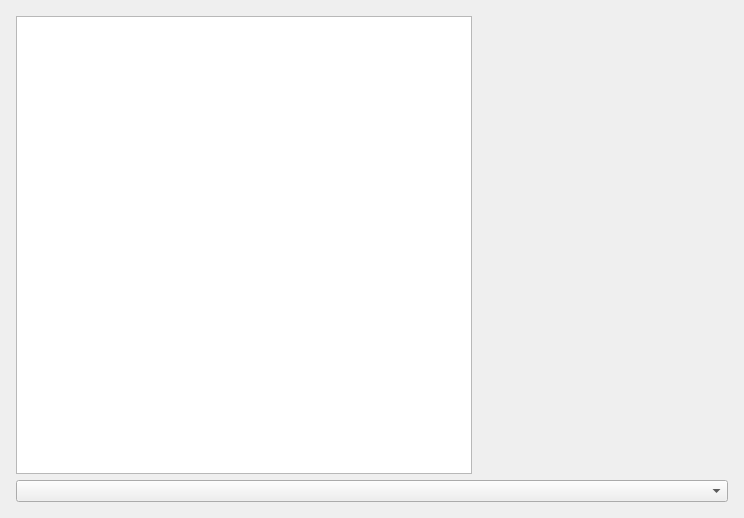
<?xml version="1.0" encoding="UTF-8"?>
<ui version="4.0">
 <class>AirfoilTolerancesDialogClass</class>
 <widget class="QDialog" name="AirfoilTolerancesDialogClass">
  <property name="geometry">
   <rect>
    <x>0</x>
    <y>0</y>
    <width>744</width>
    <height>518</height>
   </rect>
  </property>
  <property name="windowTitle">
   <string>AirfoilTolerancesDialog</string>
  </property>
  <layout class="QHBoxLayout" name="horizontalLayout">
   <item>
    <layout class="QGridLayout" name="gridLayout">
     <property name="leftMargin">
      <number>5</number>
     </property>
     <property name="topMargin">
      <number>5</number>
     </property>
     <property name="rightMargin">
      <number>5</number>
     </property>
     <property name="bottomMargin">
      <number>5</number>
     </property>
     <item row="0" column="0">
      <widget class="QListWidget" name="listWidgetCurves"/>
     </item>
     <item row="1" column="0" colspan="2">
      <widget class="QComboBox" name="comboBoxMode"/>
     </item>
     <item row="0" column="1">
      <widget class="QWidget" name="container" native="true">
       <property name="minimumSize">
        <size>
         <width>250</width>
         <height>0</height>
        </size>
       </property>
      </widget>
     </item>
    </layout>
   </item>
  </layout>
 </widget>
 <layoutdefault spacing="6" margin="11"/>
 <resources/>
 <connections/>
</ui>
